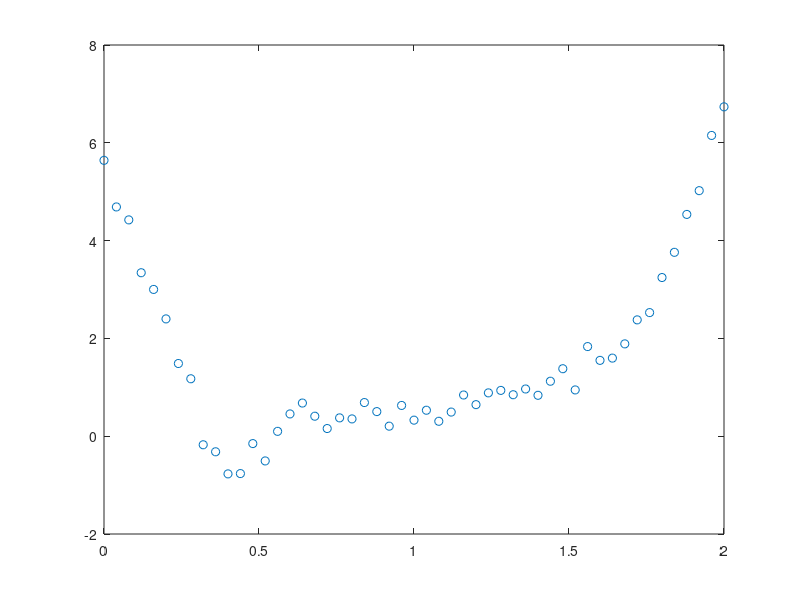

MATLAB code to generate this figure: (Note: this script raises an error after producing the figure.)
% Fitting a convex function to given data
% Sec. 6.5.5, fig 6.24
% Boyd & Vandenberghe "Convex Optimization"
% Original by Lieven Vandenberghe
% Adapted for CVX by Argyris Zymnis - 11/27/2005
% (a figure is generated)
%
% Here we find the convex function f that best fits
% some given data in the least squares sense.
% To do this we solve
%     minimize    ||yns - yhat||_2
%     subject to  yhat(j) >= yhat(i) + g(i)*(u(j) - u(i)), for all i,j

clear

% Noise level in percent and random seed.
rand('state',29);
noiseint=.05;

% Generate the data set
u = [0:0.04:2]';
m=length(u);
y = 5*(u-1).^4 + .6*(u-1).^2 + 0.5*u;
v1=u>=.2;
v2=u<=.6;
v3=v1.*v2;
dipvec=((v3.*u-.4*ones(1,size(v3,2))).^(2)).*v3;
y=y+40*(dipvec-((.2))^2*v3);

% add perturbation and plots the input data
randf=noiseint*(rand(m,1)-.5);
yns=y+norm(y)*(randf);
figure
plot(u,yns,'o');

% min. ||yns-yhat||_2
% s.t. yhat(j) >= yhat(i) + g(i)*(u(j) - u(i)), for all i,j
cvx_begin
    variables yhat(m) g(m)
    minimize(norm(yns-yhat))
    subject to
        yhat*ones(1,m) >= ones(m,1)*yhat' + (ones(m,1)*g').*(u*ones(1,m)-ones(m,1)*u');
cvx_end

nopts =1000;
t = linspace(0,2,nopts);
f = max(yhat(:,ones(1,nopts)) + ...
      g(:,ones(1,nopts)).*(t(ones(m,1),:)-u(:,ones(1,nopts))));
plot(u,yns,'o',t,f,'-');
axis off
%print -deps interpol_convex_function2.eps
